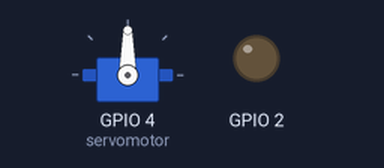
Bench run of a program on a simulated ESP32. On the bench: servo, output pins drawn as LEDs (lit = HIGH). WiFi joins after 1.5 s; servers stay silent unless stated; what the program prints to the serial monitor is not drawn.

Above: at 6.55 s.
Timing chart, 0 to 9.5 s (numbered marks = the images above):
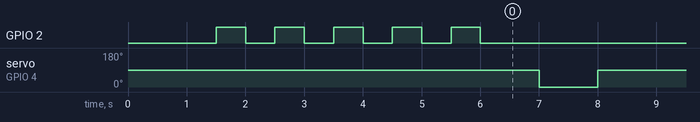

The program:

main.cpp
```cpp
#include <WiFi.h>
#include <ArduinoOTA.h>
#include <Servo.h>

const char* ssid="Richi wifi";
const char* password="28042991";

const char* PWD_OTA = "admin";
const char* HOST_NAME = "esp32-A734BC";
const int PORT_OTA = 8266;

Servo servomotor;

void setup() {

  pinMode(2, OUTPUT);
  Serial.begin(115200);
  WiFi.mode(WIFI_STA);
  WiFi.begin(ssid, password);

  while(WiFi.waitForConnectResult() != WL_CONNECTED){
    Serial.println("No se ha podido realizar la conexión a la red Wifi");
    delay(5000);
    ESP.restart();
  }

  for (int i = 0; i<5; i++){
    digitalWrite(2, HIGH);
    delay(500);
    digitalWrite(2, LOW);
    delay(500);
  }

  servomotor.attach(4);

  ArduinoOTA.setPassword(PWD_OTA);
  ArduinoOTA.setHostname(HOST_NAME);
  ArduinoOTA.setPort(PORT_OTA);

  ArduinoOTA.begin();

  Serial.print("IP: ");
  Serial.println(WiFi.localIP());

  Serial.print("Nombre de host: ");
  Serial.println(WiFi.getHostname());


}

void loop() {
  // put your main code here, to run repeatedly:
  ArduinoOTA.handle();
  delay(500);

  servomotor.write(0);
  delay(1000);
  servomotor.write(90);
  delay(1000);
}
```

Measured:
- by itself, servo on GPIO 4 (servomotor): alternates 90° for 1.5 s and 0° for 1.0 s
